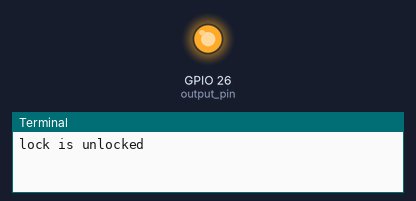
Recording of a program running on a simulated Raspberry Pi (BCM pin numbers). On the bench: output pins drawn as LEDs (lit = HIGH), the last lines printed to the terminal. At 3.0 s the program stops and its outputs stay as they are.

Above: at 0.1 s.
At 3.1 s:
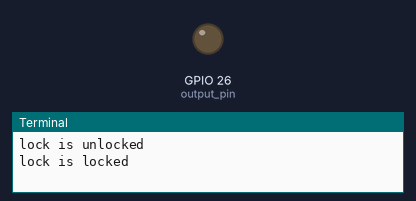
Timing chart, 0 to 4.5 s (numbered marks = the images above):
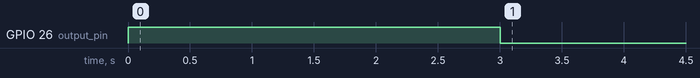

The program:

main.py
```python
from gpiozero import OutputDevice
import time
import sys

# Set up output pin
OUTPUT_PIN = 26 # example pin number, change to your desired pin number
output_pin = OutputDevice(OUTPUT_PIN)

# Output high signal for 15 seconds
output_pin.on()
print("lock is unlocked")
time.sleep(3)
output_pin.off()
print("lock is locked")

# Exit program with status code 0
sys.exit(0)
```

Measured:
- by itself, GPIO 26 (output_pin): LOW → HIGH at 0.00 s, → LOW 3.0 s later
